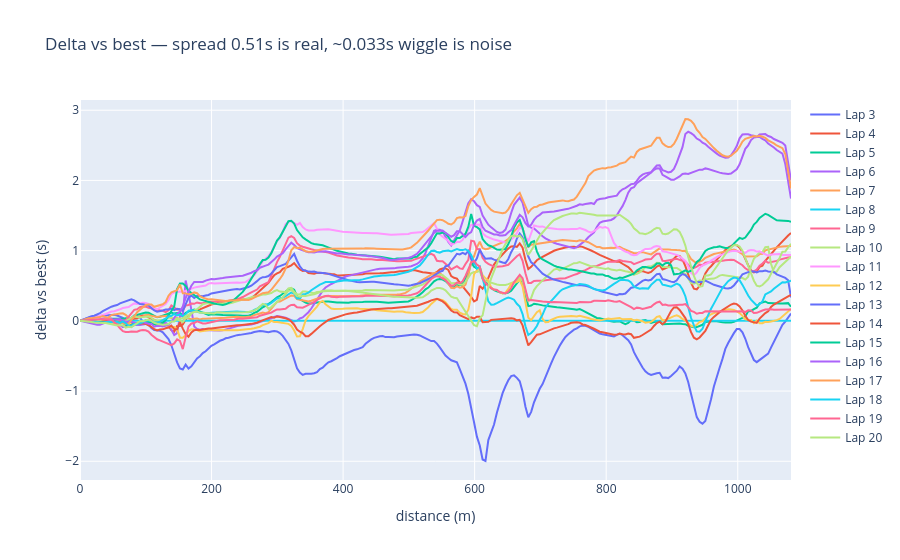

The notebook cell this image was saved under:
### Markdown cell above
## 4. Lap delta = mostly real variation + a thin GPS-jitter layer

Segment laps using the clean `timestamp_ms`, keep clean laps (lap time within ±30 % of the median),
and build the time-delta-vs-fastest on a common distance grid. The **spread between laps** is genuine;
the **high-frequency wiggle on each line** is the measurement jitter.

### Code cell
laps = Laps()
laps.set_coordinate_system(cs)
for s, t in [(s, t) for s, t in zip(ALL, ms) if s.full_speed > 3]:
    laps.add_point(s, float(t))
laps.sectors.start_line = laps.pick_random_start()
laps.update()
lt = np.array([laps.lap_time(i) for i in range(laps.laps_count())])
med = np.median(lt[lt > 1])
clean = [i for i in range(laps.laps_count()) if 0.7 * med < lt[i] < 1.3 * med]


def lap_xyt(i, win=1):
    L = laps.get_lap(i)
    t = np.array([L.points[j].time for j in range(len(L.points))])
    v = np.array([[(q := cs.local(L.points[j].point)).x, q.y] for j in range(len(L.points))])
    x, y = v[:, 0], v[:, 1]
    if win > 1:
        k = np.ones(win) / win
        x, y = np.convolve(x, k, "same"), np.convolve(y, k, "same")
    d = np.concatenate([[0], np.cumsum(np.hypot(np.diff(x), np.diff(y)))])
    return d, t - t[0], x, y


def delta_matrix(win=1, n=250):
    curves = [(lap_xyt(i, win)[0], lap_xyt(i, win)[1]) for i in clean]
    best = min(curves, key=lambda c: c[1][-1])
    grid = np.linspace(0, best[0][-1], n)
    bt = np.interp(grid, best[0], best[1])
    return grid, np.array([np.interp(grid, d, t) - bt for d, t in curves])


grid, M = delta_matrix(win=1)
across = np.median(np.std(M, axis=0))
within = np.median([np.std(np.diff(M[k], 2)) for k in range(len(M))])
print(f"clean laps: {len(clean)}   between-lap spread = {across:.3f} s (real)   "
      f"within-lap hi-freq jitter = {within:.4f} s (measurement)")
fig = go.Figure()
for k in range(len(clean)):
    fig.add_scatter(x=grid, y=M[k], mode="lines", name=f"Lap {clean[k]}")
fig.update_layout(title=f"Delta vs best — spread {across:.2f}s is real, ~{within:.3f}s wiggle is noise",
                  xaxis_title="distance (m)", yaxis_title="delta vs best (s)")
fig

### Figure 1 — Plotly figure (JSON) as saved in the notebook; plotly's stock layout.template omitted (floating-point values rounded to 4 significant figures; data arrays with more than 128 entries replaced by an {"elided": "..."} marker saying what was removed)
{"data": [{"mode": "lines", "name": "Lap 3", "type": "scatter", "x": {"elided": "250 float values"}, "y": {"elided": "250 float values"}}, {"mode": "lines", "name": "Lap 4", "type": "scatter", "x": {"elided": "250 float values"}, "y": {"elided": "250 float values"}}, {"mode": "lines", "name": "Lap 5", "type": "scatter", "x": {"elided": "250 float values"}, "y": {"elided": "250 float values"}}, {"mode": "lines", "name": "Lap 6", "type": "scatter", "x": {"elided": "250 float values"}, "y": {"elided": "250 float values"}}, {"mode": "lines", "name": "Lap 7", "type": "scatter", "x": {"elided": "250 float values"}, "y": {"elided": "250 float values"}}, {"mode": "lines", "name": "Lap 8", "type": "scatter", "x": {"elided": "250 float values"}, "y": {"elided": "250 float values"}}, {"mode": "lines", "name": "Lap 9", "type": "scatter", "x": {"elided": "250 float values"}, "y": {"elided": "250 float values"}}, {"mode": "lines", "name": "Lap 10", "type": "scatter", "x": {"elided": "250 float values"}, "y": {"elided": "250 float values"}}, {"mode": "lines", "name": "Lap 11", "type": "scatter", "x": {"elided": "250 float values"}, "y": {"elided": "250 float values"}}, {"mode": "lines", "name": "Lap 12", "type": "scatter", "x": {"elided": "250 float values"}, "y": {"elided": "250 float values"}}, {"mode": "lines", "name": "Lap 13", "type": "scatter", "x": {"elided": "250 float values"}, "y": {"elided": "250 float values"}}, {"mode": "lines", "name": "Lap 14", "type": "scatter", "x": {"elided": "250 float values"}, "y": {"elided": "250 float values"}}, {"mode": "lines", "name": "Lap 15", "type": "scatter", "x": {"elided": "250 float values"}, "y": {"elided": "250 float values"}}, {"mode": "lines", "name": "Lap 16", "type": "scatter", "x": {"elided": "250 float values"}, "y": {"elided": "250 float values"}}, {"mode": "lines", "name": "Lap 17", "type": "scatter", "x": {"elided": "250 float values"}, "y": {"elided": "250 float values"}}, {"mode": "lines", "name": "Lap 18", "type": "scatter", "x": {"elided": "250 float values"}, "y": {"elided": "250 float values"}}, {"mode": "lines", "name": "Lap 19", "type": "scatter", "x": {"elided": "250 float values"}, "y": {"elided": "250 float values"}}, {"mode": "lines", "name": "Lap 20", "type": "scatter", "x": {"elided": "250 float values"}, "y": {"elided": "250 float values"}}], "layout": {"title": {"text": "Delta vs best — spread 0.51s is real, ~0.033s wiggle is noise"}, "xaxis": {"title": {"text": "distance (m)"}}, "yaxis": {"title": {"text": "delta vs best (s)"}}}}
